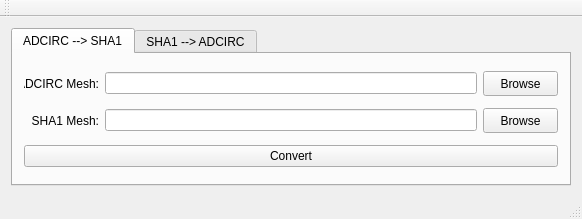
<?xml version="1.0" encoding="UTF-8"?>
<ui version="4.0">
 <comment>
//-------------------------------GPL-------------------------------------//
//
// This file is part of adirc2hash
// Copyright (C) 2015  Zach Cobell
//
// This program is free software: you can redistribute it and/or modify
// it under the terms of the GNU General Public License as published by
// the Free Software Foundation, either version 3 of the License, or
// (at your option) any later version.
//
// This program is distributed in the hope that it will be useful,
// but WITHOUT ANY WARRANTY; without even the implied warranty of
// MERCHANTABILITY or FITNESS FOR A PARTICULAR PURPOSE.  See the
// GNU General Public License for more details.
//
// You should have received a copy of the GNU General Public License
// along with this program.  If not, see http://www.gnu.org/licenses/.
//
//-----------------------------------------------------------------------//
</comment>
 <class>MainWindow</class>
 <widget class="QMainWindow" name="MainWindow">
  <property name="geometry">
   <rect>
    <x>0</x>
    <y>0</y>
    <width>582</width>
    <height>219</height>
   </rect>
  </property>
  <property name="windowTitle">
   <string>ADCIRC to SHA1 Converter</string>
  </property>
  <widget class="QWidget" name="centralWidget">
   <layout class="QVBoxLayout" name="verticalLayout">
    <item>
     <widget class="QTabWidget" name="tabWidget">
      <property name="currentIndex">
       <number>0</number>
      </property>
      <widget class="QWidget" name="tab">
       <attribute name="title">
        <string>ADCIRC --&gt; SHA1</string>
       </attribute>
       <layout class="QVBoxLayout" name="verticalLayout_2">
        <item>
         <layout class="QHBoxLayout" name="horizontalLayout">
          <item>
           <widget class="QLabel" name="label">
            <property name="minimumSize">
             <size>
              <width>75</width>
              <height>0</height>
             </size>
            </property>
            <property name="maximumSize">
             <size>
              <width>75</width>
              <height>16777215</height>
             </size>
            </property>
            <property name="text">
             <string>ADCIRC Mesh:</string>
            </property>
            <property name="alignment">
             <set>Qt::AlignRight|Qt::AlignTrailing|Qt::AlignVCenter</set>
            </property>
           </widget>
          </item>
          <item>
           <widget class="QLineEdit" name="text_fromAdcirc">
            <property name="readOnly">
             <bool>true</bool>
            </property>
           </widget>
          </item>
          <item>
           <widget class="QPushButton" name="browse_fromAdcirc">
            <property name="minimumSize">
             <size>
              <width>75</width>
              <height>25</height>
             </size>
            </property>
            <property name="maximumSize">
             <size>
              <width>75</width>
              <height>25</height>
             </size>
            </property>
            <property name="text">
             <string>Browse</string>
            </property>
           </widget>
          </item>
         </layout>
        </item>
        <item>
         <layout class="QHBoxLayout" name="horizontalLayout_2">
          <item>
           <widget class="QLabel" name="label_2">
            <property name="minimumSize">
             <size>
              <width>75</width>
              <height>0</height>
             </size>
            </property>
            <property name="maximumSize">
             <size>
              <width>75</width>
              <height>16777215</height>
             </size>
            </property>
            <property name="text">
             <string>SHA1 Mesh:</string>
            </property>
            <property name="alignment">
             <set>Qt::AlignRight|Qt::AlignTrailing|Qt::AlignVCenter</set>
            </property>
           </widget>
          </item>
          <item>
           <widget class="QLineEdit" name="text_toSha">
            <property name="readOnly">
             <bool>true</bool>
            </property>
           </widget>
          </item>
          <item>
           <widget class="QPushButton" name="browse_toSha">
            <property name="minimumSize">
             <size>
              <width>75</width>
              <height>25</height>
             </size>
            </property>
            <property name="maximumSize">
             <size>
              <width>75</width>
              <height>25</height>
             </size>
            </property>
            <property name="text">
             <string>Browse</string>
            </property>
           </widget>
          </item>
         </layout>
        </item>
        <item>
         <widget class="QPushButton" name="button_toSha">
          <property name="text">
           <string>Convert</string>
          </property>
         </widget>
        </item>
       </layout>
      </widget>
      <widget class="QWidget" name="tab_2">
       <attribute name="title">
        <string>SHA1 --&gt; ADCIRC</string>
       </attribute>
       <layout class="QVBoxLayout" name="verticalLayout_3">
        <item>
         <layout class="QHBoxLayout" name="horizontalLayout_4">
          <item>
           <widget class="QLabel" name="label_3">
            <property name="minimumSize">
             <size>
              <width>75</width>
              <height>0</height>
             </size>
            </property>
            <property name="maximumSize">
             <size>
              <width>75</width>
              <height>16777215</height>
             </size>
            </property>
            <property name="text">
             <string>SHA1 Mesh:</string>
            </property>
            <property name="alignment">
             <set>Qt::AlignRight|Qt::AlignTrailing|Qt::AlignVCenter</set>
            </property>
           </widget>
          </item>
          <item>
           <widget class="QLineEdit" name="text_fromSha">
            <property name="readOnly">
             <bool>true</bool>
            </property>
           </widget>
          </item>
          <item>
           <widget class="QPushButton" name="browse_fromSha">
            <property name="minimumSize">
             <size>
              <width>75</width>
              <height>25</height>
             </size>
            </property>
            <property name="maximumSize">
             <size>
              <width>75</width>
              <height>25</height>
             </size>
            </property>
            <property name="text">
             <string>Browse</string>
            </property>
           </widget>
          </item>
         </layout>
        </item>
        <item>
         <layout class="QHBoxLayout" name="horizontalLayout_3">
          <item>
           <widget class="QLabel" name="label_4">
            <property name="minimumSize">
             <size>
              <width>75</width>
              <height>0</height>
             </size>
            </property>
            <property name="maximumSize">
             <size>
              <width>75</width>
              <height>16777215</height>
             </size>
            </property>
            <property name="text">
             <string>ADCIRC Mesh:</string>
            </property>
            <property name="alignment">
             <set>Qt::AlignRight|Qt::AlignTrailing|Qt::AlignVCenter</set>
            </property>
           </widget>
          </item>
          <item>
           <widget class="QLineEdit" name="text_toAdc">
            <property name="readOnly">
             <bool>true</bool>
            </property>
           </widget>
          </item>
          <item>
           <widget class="QPushButton" name="browse_toAdc">
            <property name="minimumSize">
             <size>
              <width>75</width>
              <height>25</height>
             </size>
            </property>
            <property name="maximumSize">
             <size>
              <width>75</width>
              <height>25</height>
             </size>
            </property>
            <property name="text">
             <string>Browse</string>
            </property>
           </widget>
          </item>
         </layout>
        </item>
        <item>
         <widget class="QPushButton" name="button_toAdc">
          <property name="text">
           <string>Convert</string>
          </property>
         </widget>
        </item>
       </layout>
      </widget>
     </widget>
    </item>
   </layout>
  </widget>
  <widget class="QMenuBar" name="menuBar">
   <property name="geometry">
    <rect>
     <x>0</x>
     <y>0</y>
     <width>582</width>
     <height>21</height>
    </rect>
   </property>
  </widget>
  <widget class="QToolBar" name="mainToolBar">
   <attribute name="toolBarArea">
    <enum>TopToolBarArea</enum>
   </attribute>
   <attribute name="toolBarBreak">
    <bool>false</bool>
   </attribute>
  </widget>
  <widget class="QStatusBar" name="statusBar"/>
 </widget>
 <layoutdefault spacing="6" margin="11"/>
 <resources/>
 <connections/>
</ui>
